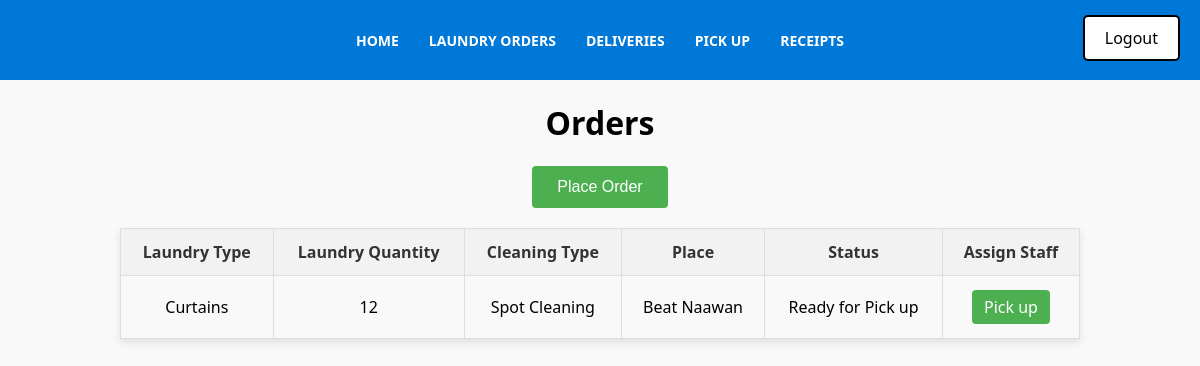
The app's page /Orders2.php (signed in), older data.
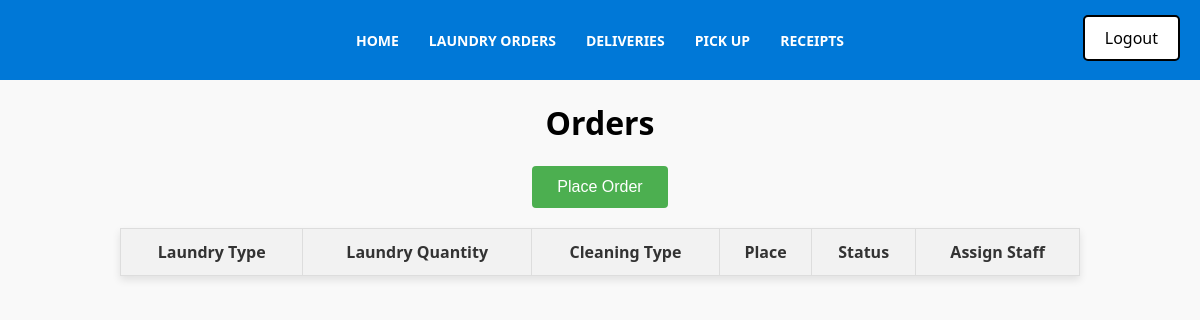
The same page, newer data.
### tables this page shows
CREATE TABLE `Orders` (
  `Order_ID` int(11) NOT NULL AUTO_INCREMENT,
  `Order_date` date NOT NULL,
  `Laundry_type` varchar(40) NOT NULL,
  `Laundry_quantity` varchar(40) NOT NULL,
  `Cleaning_type` varchar(40) NOT NULL,
  `Place` varchar(40) NOT NULL,
  `Priority_number` varchar(40) NOT NULL,
  `Status` varchar(250) DEFAULT NULL,
  `User_ID` int(11) NOT NULL,
  PRIMARY KEY (`Order_ID`),
  KEY `Users_Orders` (`User_ID`),
  CONSTRAINT `Users_Orders` FOREIGN KEY (`User_ID`) REFERENCES `Users` (`User_ID`)
);

### htdocs/Orders2.php (the view, shortened to what this page needs)
<?php
include("db_connect.php");
include("Menu2.php");
include("Logout.php");
?>
<!DOCTYPE html>
<html lang="en">
<head>
</head>
<body>
    <h1>Orders</h1>
    <div class="add-team-container">
        <a href="Laundry2_Orders.php">
            <button class="add-team-btn">Place Order</button>
        </a>
    </div>
    <table>
        <tr>
            <th>Laundry Type</th>
            <th>Laundry Quantity</th>
            <th>Cleaning Type</th>
            <th>Place</th>
            <th>Status</th>
            <th>Assign Staff</th>
        </tr>
        <?php
        $sql = "SELECT Order_ID, Laundry_type, Laundry_quantity, Cleaning_type, Place, Status
                FROM Orders
                WHERE Status IN ('To be Delivered', 'Ready for Pick up')
                AND Place != 'Hotel'
                ORDER BY
                    CASE
                        WHEN Status = 'Ready for Pick up' THEN 1
                        ELSE 2
                    END,
                    Order_ID ASC";
        $query = mysqli_query($conn, $sql);
        if (!$query) {
            echo "Error: " . $sql . "<br>" . mysqli_error($conn);
        } else {
            while ($result = mysqli_fetch_assoc($query)) {
                echo "<tr>";
                echo "<td>" . $result["Laundry_type"] . "</td>";
                echo "<td>" . $result["Laundry_quantity"] . "</td>";
                echo "<td>" . $result["Cleaning_type"] . "</td>";
                echo "<td>" . $result["Place"] . "</td>";
                echo "<td>" . $result["Status"] . "</td>";
                echo "<td>";
                if ($result["Status"] == "To be Delivered") {
                    echo "<a href='Assign_delivery_staff.php?Order_ID=" . $result["Order_ID"] . "' class='actedit'>Delivery</a>";
                } elseif ($result["Status"] == "Ready for Pick up") {
                    echo "<a href='Assign_pickup_staff.php?Order_ID=" . $result["Order_ID"] . "' class='actbutton'>Pick up</a>";
                }
                echo "</td>";
                echo "</tr>";
            }
        }
        ?>
    </table>
</body>
</html>

Row changes from the older to the newer data that the page shows:
no longer on this page (row edited): orders: Laundry_type "Curtains", Laundry_quantity "12", Cleaning_type "Spot Cleaning", Place "Beat Naawan", Status "Ready for Pick up"
